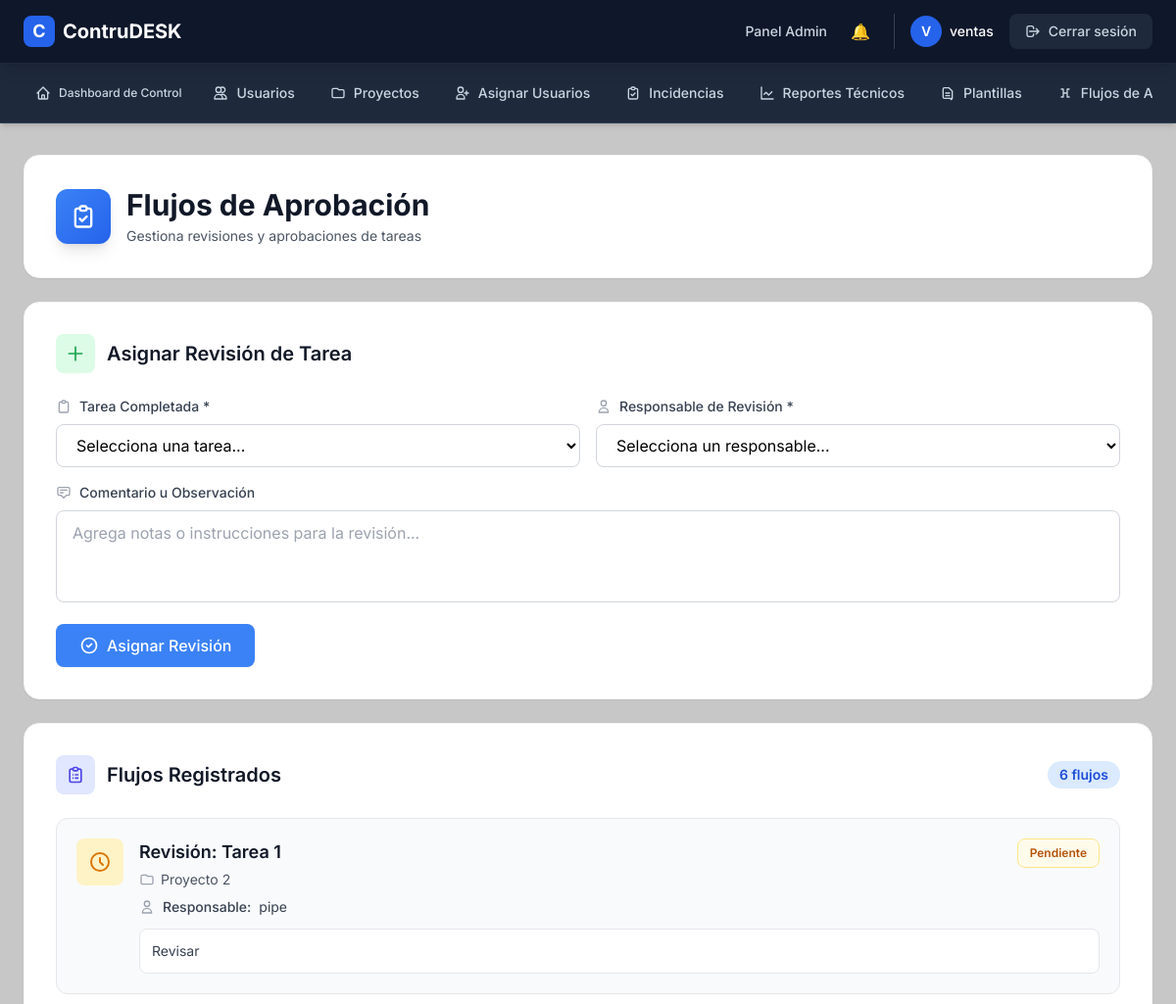
Before: /admin/flujos_aprobacion (signed in, upper part) with the older database file.
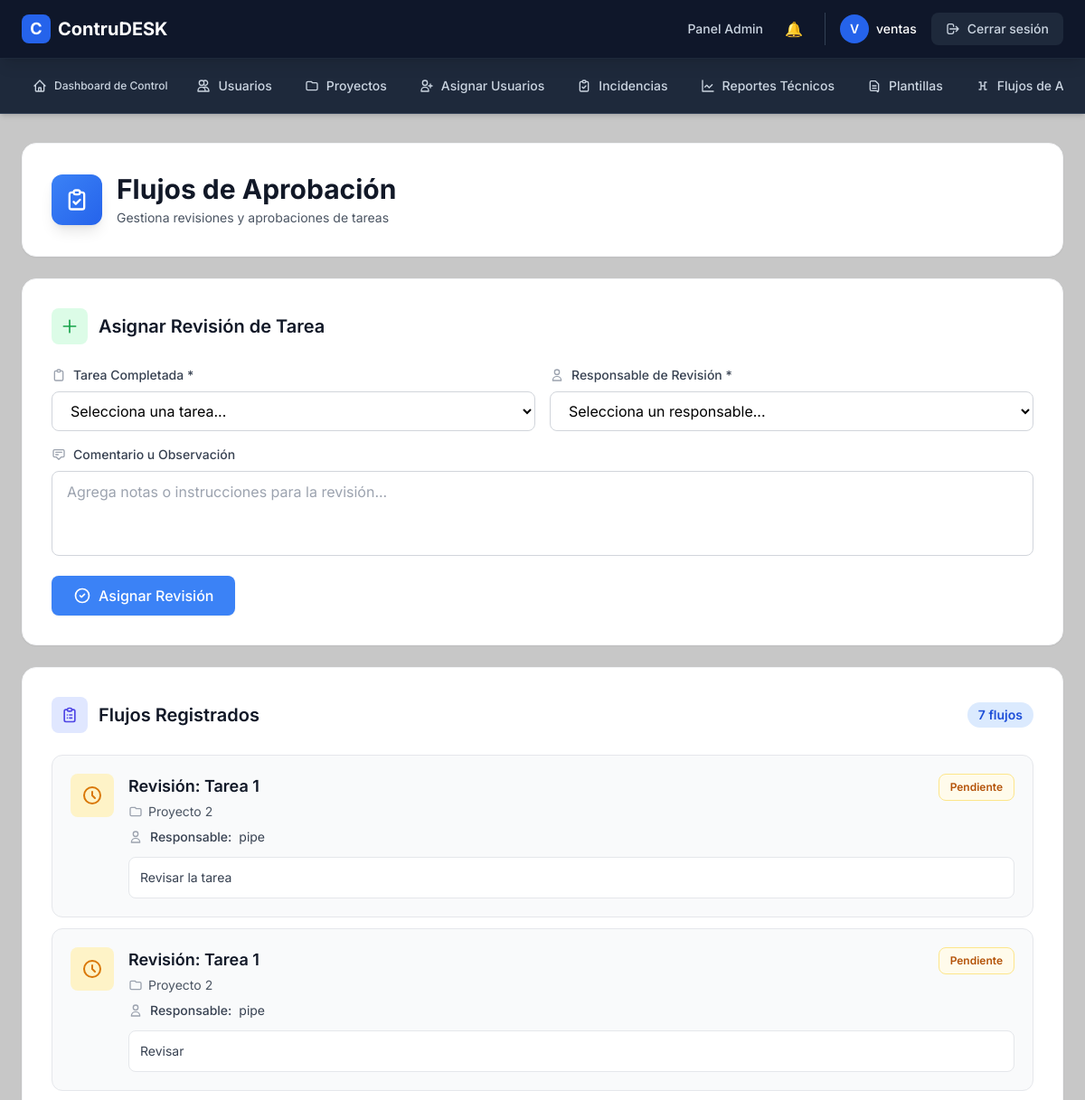
After: the same page with the newer database file.
### app/models.py (models this page shows, shortened)
class ApprovalFlow(db.Model):
    __tablename__ = 'approval_flows'
    id = db.Column(db.Integer, primary_key=True)
    name = db.Column(db.String(120), nullable=False)
    description = db.Column(db.Text, nullable=True)
    responsible_id = db.Column(db.Integer, db.ForeignKey('admin_users.id'), nullable=False)  # responsable de revisar
    project_task_id = db.Column(db.Integer, db.ForeignKey('project_tasks.id'), nullable=True)
    status = db.Column(db.String(50), default='pendiente')  # pendiente, aprobado, rechazado
    created_at = db.Column(db.DateTime, default=datetime.utcnow)
    reviewed_at = db.Column(db.DateTime, nullable=True)
    responsible = db.relationship('AdminUser', backref='approval_flows')
    task = db.relationship('ProjectTask', backref='approval_flows')

class Project(db.Model):
    __tablename__ = 'projects'
    id = db.Column(db.Integer, primary_key=True)
    name = db.Column(db.String(128), nullable=False)
    description = db.Column(db.Text)
    start_date = db.Column(db.DateTime, default=datetime.utcnow)
    end_date = db.Column(db.DateTime)
    progress = db.Column(db.Integer, default=0)
    status = db.Column(db.String(50), default='activo')  # Ej: activo, suspendido, finalizado
    archived = db.Column(db.Boolean, default=False)  # Indicador de archivo
    admin_comment = db.Column(db.Text)
    total_budget = db.Column(db.Float, default=0.0)
    budget_file = db.Column(db.String(255))
    schedule_file = db.Column(db.String(255))
    creator_id = db.Column(db.Integer, db.ForeignKey('admin_users.id'), nullable=False)
    creator = db.relationship('AdminUser', backref='created_projects')

class AdminUser(UserMixin, db.Model):
    __tablename__ = "admin_users"
    id = db.Column(db.Integer, primary_key=True)
    nombre = db.Column(db.String(120), nullable=False)
    email = db.Column(db.String(120), unique=True, nullable=False)
    password_hash = db.Column(db.String(255), nullable=False)
    roles = db.relationship('Role', secondary='user_roles', backref=db.backref('users', lazy='dynamic'))
    def has_role(self, role_name):
        return any(role.name == role_name for role in self.roles)
    @property
    def is_authenticated(self):
        return True

### app/routes/admin.py (the view)
@admin_bp.route('/flujos_aprobacion')
@login_required
def flujos_aprobacion():
    flows = ApprovalFlow.query.order_by(ApprovalFlow.created_at.desc()).all()
    completed_tasks = ProjectTask.query.filter_by(status='completada').all()
    users = (
        AdminUser.query
        .join(UserRoles, UserRoles.user_id == AdminUser.id)
        .join(Role, Role.id == UserRoles.role_id)
        .filter(Role.name.ilike('editor'))
        .all()
    )
    return render_template(
        'admin/flujos_aprobacion.html',
        flows=flows,
        completed_tasks=completed_tasks,
        users=users
    )

### app/templates/admin/flujos_aprobacion.html (shortened to what the changed rows need)
{% extends "layout.html" %}
{% block content %}
<div class="container mx-auto px-4 sm:px-6 py-6 sm:py-8 max-w-7xl">
  <div class="bg-white rounded-2xl shadow-sm border border-gray-100 p-6 sm:p-8 mb-6">
    <div class="flex items-center gap-4">
      <div>
        <h1 class="text-2xl sm:text-3xl font-bold text-gray-900">Flujos de Aprobación</h1>
      </div>
    </div>
  </div>
  <div class="bg-white rounded-2xl shadow-sm border border-gray-100 p-6 sm:p-8 mb-6">
    <div class="flex items-center gap-3 mb-6">
      <h2 class="text-xl font-semibold text-gray-900">Asignar Revisión de Tarea</h2>
    </div>
  </div>
  <div class="bg-white rounded-2xl shadow-sm border border-gray-100 p-6 sm:p-8">
    <div class="flex items-center gap-3 mb-6">
      <div class="w-10 h-10 bg-indigo-100 rounded-lg flex items-center justify-center">
      </div>
      <h2 class="text-xl font-semibold text-gray-900">Flujos Registrados</h2>
      {% if flows %}
      <span class="ml-auto px-3 py-1 bg-blue-100 text-blue-700 rounded-full text-sm font-semibold">
        {{ flows|length }} flujo{{ 's' if flows|length != 1 }}
      </span>
      {% endif %}
    </div>
    {% if flows %}
      <div class="hidden md:block space-y-3">
        {% for f in flows %}
        <div class="flex items-center justify-between p-5 bg-gray-50 rounded-xl border border-gray-200 hover:bg-gray-100 transition-all duration-150">
          <div class="flex items-start gap-4 flex-1">
            <div class="w-12 h-12 rounded-lg flex items-center justify-center flex-shrink-0
              {% if f.status == 'pendiente' %}bg-amber-100
              {% elif f.status == 'aprobado' %}bg-green-100
              {% elif f.status == 'rechazado' %}bg-red-100
              {% else %}bg-gray-100{% endif %}">
              {% if f.status == 'pendiente' %}
                <svg class="w-6 h-6 text-amber-600" fill="none" stroke="currentColor" viewBox="0 0 24 24">
                  <path stroke-linecap="round" stroke-linejoin="round" stroke-width="2" d="M12 8v4l3 3m6-3a9 9 0 11-18 0 9 9 0 0118 0z"/>
                </svg>
              {% elif f.status == 'aprobado' %}
                <svg class="w-6 h-6 text-green-600" fill="none" stroke="currentColor" viewBox="0 0 24 24">
                  <path stroke-linecap="round" stroke-linejoin="round" stroke-width="2" d="M9 12l2 2 4-4m6 2a9 9 0 11-18 0 9 9 0 0118 0z"/>
                </svg>
              {% elif f.status == 'rechazado' %}
                <svg class="w-6 h-6 text-red-600" fill="none" stroke="currentColor" viewBox="0 0 24 24">
                  <path stroke-linecap="round" stroke-linejoin="round" stroke-width="2" d="M10 14l2-2m0 0l2-2m-2 2l-2-2m2 2l2 2m7-2a9 9 0 11-18 0 9 9 0 0118 0z"/>
                </svg>
              {% else %}
                <svg class="w-6 h-6 text-gray-600" fill="none" stroke="currentColor" viewBox="0 0 24 24">
                  <path stroke-linecap="round" stroke-linejoin="round" stroke-width="2" d="M9 5H7a2 2 0 00-2 2v12a2 2 0 002 2h10a2 2 0 002-2V7a2 2 0 00-2-2h-2M9 5a2 2 0 002 2h2a2 2 0 002-2M9 5a2 2 0 012-2h2a2 2 0 012 2"/>
                </svg>
              {% endif %}
            </div>
            <div class="flex-1 min-w-0">
              <div class="flex items-start justify-between gap-4 mb-2">
                <div>
                  <h3 class="font-semibold text-gray-900 text-lg">{{ f.name }}</h3>
                  {% if f.task %}
                  <p class="text-sm text-gray-600 mt-1 flex items-center gap-1.5">
                    <svg class="w-4 h-4 text-gray-400" fill="none" stroke="currentColor" viewBox="0 0 24 24">
                      <path stroke-linecap="round" stroke-linejoin="round" stroke-width="2" d="M3 7v10a2 2 0 002 2h14a2 2 0 002-2V9a2 2 0 00-2-2h-6l-2-2H5a2 2 0 00-2 2z"/>
                    </svg>
                    {{ f.task.project.name }}
                  </p>
                  {% endif %}
                </div>
                <span class="inline-flex items-center px-3 py-1.5 rounded-lg text-xs font-semibold border whitespace-nowrap
                  {% if f.status == 'pendiente' %}bg-amber-50 text-amber-700 border-amber-200
                  {% elif f.status == 'aprobado' %}bg-green-50 text-green-700 border-green-200
                  {% elif f.status == 'rechazado' %}bg-red-50 text-red-700 border-red-200
                  {% else %}bg-gray-50 text-gray-700 border-gray-200{% endif %}">
                  {{ f.status|capitalize }}
                </span>
              </div>
              <div class="flex items-center gap-2 text-sm text-gray-700">
                <svg class="w-4 h-4 text-gray-400" fill="none" stroke="currentColor" viewBox="0 0 24 24">
                  <path stroke-linecap="round" stroke-linejoin="round" stroke-width="2" d="M16 7a4 4 0 11-8 0 4 4 0 018 0zM12 14a7 7 0 00-7 7h14a7 7 0 00-7-7z"/>
                </svg>
                <span class="font-medium">Responsable:</span> {{ f.responsible.nombre }}
              </div>
              {% if f.description %}
              <div class="mt-3 p-3 bg-white rounded-lg border border-gray-200">
                <p class="text-sm text-gray-700">{{ f.description }}</p>
              </div>
              {% endif %}
            </div>
          </div>
        </div>
        {% endfor %}
      </div>
    {% endif %}
  </div>
</div>
{% endblock %}

Changed rows visible on the page:
added ApprovalFlow: name "Revisión: Tarea 1", task.project.name "Proyecto 2", status "Pendiente", responsible.nombre "pipe", description "Revisar la tarea"
Other visible differences:
{{ flows|length }}: "6" → "7"
